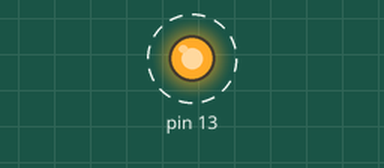
Recording of a sketch running on a simulated Arduino Uno, built with avr-gcc and run on an emulated ATmega328P. Shown: output pins drawn as LEDs (lit = HIGH). Dashed ring = blinking. What the sketch prints to the serial monitor is not drawn.

Above: at 0.5 s.
Timing chart, 0 to 4.6 s (numbered marks = the images above):
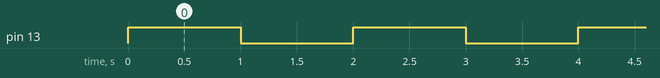

Measured:
- by itself, pin 13: alternates HIGH for 1.0 s and LOW for 1.0 s

The sketch:

Prueba3.ino
```cpp
/*
 *
 * http://www.manusoft.es
 * TUTORIALES Y SOLUCIONES INFORMÁTICAS
 *
 * Iniciación a Arduino [4/9]: Monitor Serie.
 *
 */

void setup() {
  pinMode(13, OUTPUT); /* Configuramos el pin 13 como pin de salida */
  Serial.begin(9600); /* Este comando abre el puerto serie y fija la velocidad en baudios para la transmisión de datos en serie. */
}

void loop() {
  digitalWrite(13, HIGH); /* Encendemos el LED */
  Serial.println("On"); /* Mostramos por la consola serie "On". */
  delay(1000); /* Hacemos que la placa espere 1 seg. */
  digitalWrite(13, LOW); /* Apagamos el LED */
  Serial.println("Off"); /* Mostramos por la consola serie "Off". */
  delay(1000); /* Hacemos que la placa espere 1 seg. */
}
```
